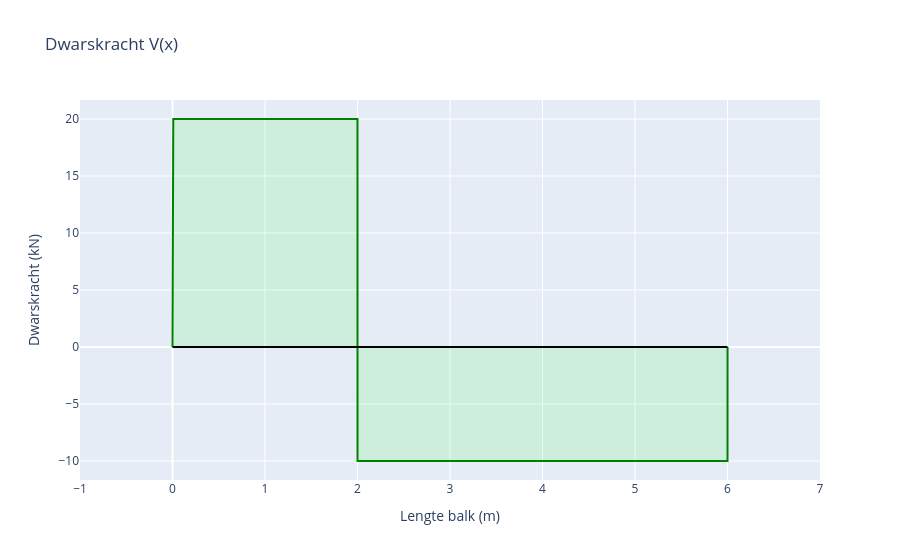

This figure's notebook cell:
### Markdown cell above
## Dwarskrachtgrafiek

### Code cell
layout = go.Layout(
    title="Dwarskracht V(x)",
    xaxis=dict(dtick=1, title="Lengte balk (m)", range=[-1, lengteBalk+1]),
    yaxis=dict(title="Dwarskracht (kN)"),
    showlegend=False
)

line = go.Scatter(
    x=X,
    y= sum(shearForce),
    mode='lines',
    name='Dwarskracht (kN)',
    fill = 'tonexty',
    line_color='green',
    fillcolor='rgba(0,255,0,0.1)'
)

axis = go.Scatter(
    x= [0,lengteBalk],
    y= [0,0],
    mode='lines',
    line_color='black'
)

fig= go.Figure(data=[line, axis], layout=layout)
fig.show()

### Figure 1 — Plotly figure (JSON) as saved in the notebook; plotly's stock layout.template omitted (floating-point values rounded to 4 significant figures; data arrays with more than 128 entries replaced by an {"elided": "..."} marker saying what was removed)
{"data": [{"fill": "tonexty", "fillcolor": "rgba(0,255,0,0.1)", "line": {"color": "green"}, "mode": "lines", "name": "Dwarskracht (kN)", "type": "scatter", "x": {"elided": "10002 float values"}, "y": {"elided": "10002 int values"}}, {"line": {"color": "black"}, "mode": "lines", "type": "scatter", "x": [0, 6], "y": [0, 0]}], "layout": {"autosize": true, "showlegend": false, "title": {"text": "Dwarskracht V(x)"}, "xaxis": {"dtick": 1, "range": [-1, 7], "title": {"text": "Lengte balk (m)"}, "type": "linear"}, "yaxis": {"autorange": true, "range": [-11.67, 21.67], "title": {"text": "Dwarskracht (kN)"}, "type": "linear"}}}
